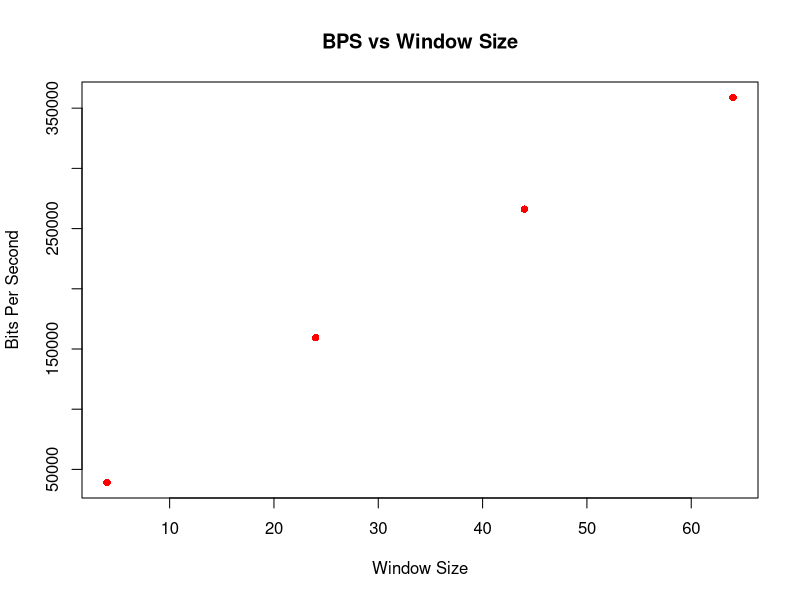
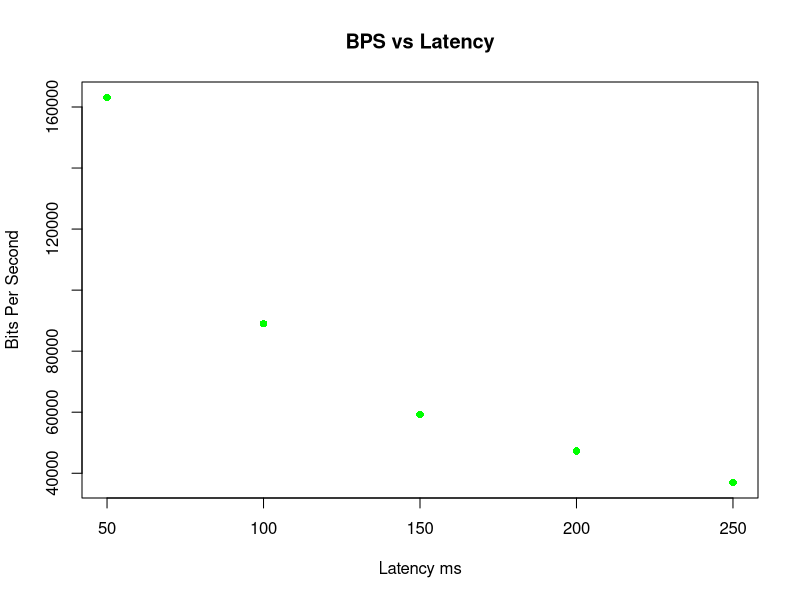
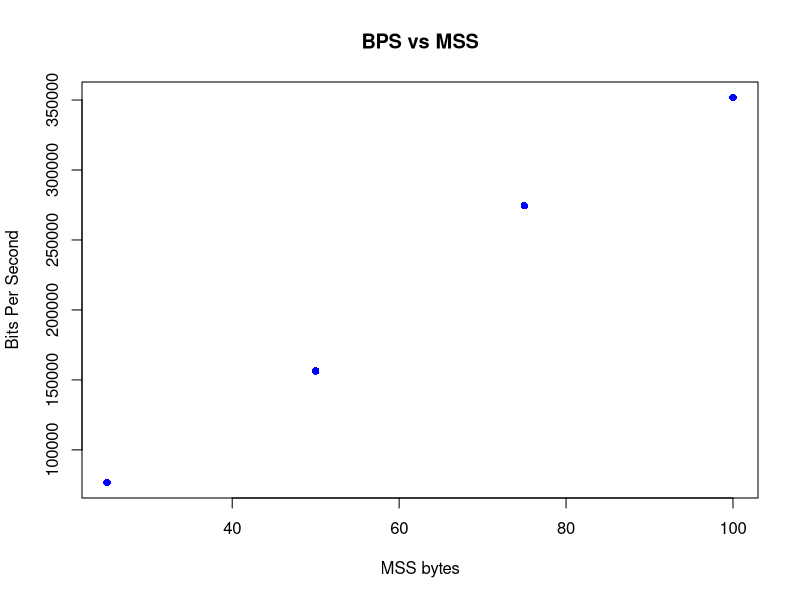
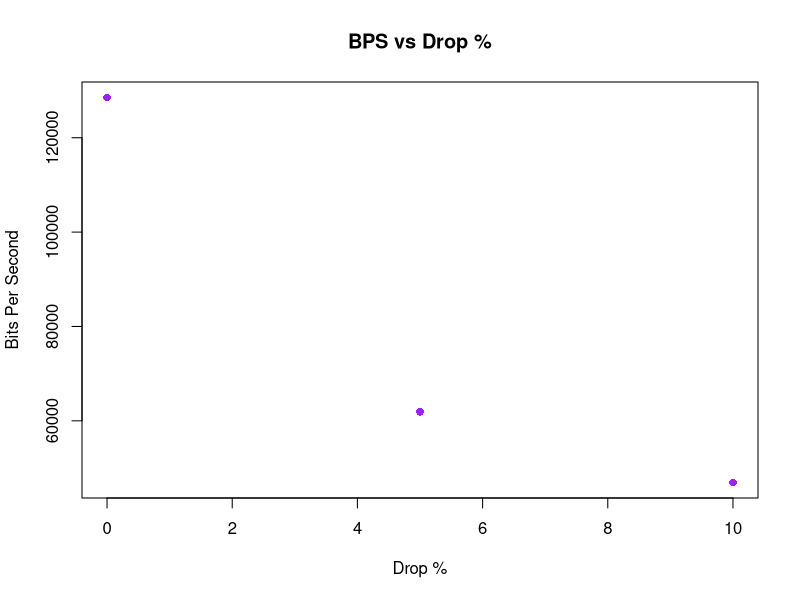

The R source for these figures, in order:
library(gridExtra)

data_1k = read.csv("../data/1k_results.txt")
data_100k = read.csv("../data/100k_1_results.txt")
data_100k_2 = read.csv("../data/100k_2_results.txt")

# Aggregate the bits per second and the window size
data_1k_ag = aggregate(bps~window, data_1k, mean)
data_100k_ag = aggregate(bps~window, data_100k, mean)

# Create the plots
png("100k_window.png", width=600, height=500)
plot(bps~window, data_100k_ag, main="BPS vs Window Size", xlab="Window Size", 
	ylab="Bits Per Second", col="red", pch=16)
dev.off()

# Aggregate the bits per second and the latency
data_100k_ag = aggregate(bps~latency, data_100k_2, mean)

# Create the plots
png("100k_lateny.png", width=600, height=500)
plot(bps~latency, data_100k_ag, main="BPS vs Latency", xlab="Latency ms", 
	ylab="Bits Per Second", col="green", pch=16)
dev.off()

# Aggregate the bits per second and the MSS
data_100k_ag = aggregate(bps~mss, data_100k, mean)

# Create the plots
png("100k_mss.png", width=600, height=500)
plot(bps~mss, data_100k_ag, main="BPS vs MSS", xlab="MSS bytes", 
	ylab="Bits Per Second", col="blue", pch=16)
dev.off()

# Aggregate the bits per second and the drop percentage
data_100k_ag = aggregate(bps~loss, data_100k_2, mean)

# Create the plots
png("100k_loss.png", width=600, height=500)
plot(bps~loss, data_100k_ag, main="BPS vs Drop %", xlab="Drop %", 
	ylab="Bits Per Second", col="purple", pch=16)
dev.off()